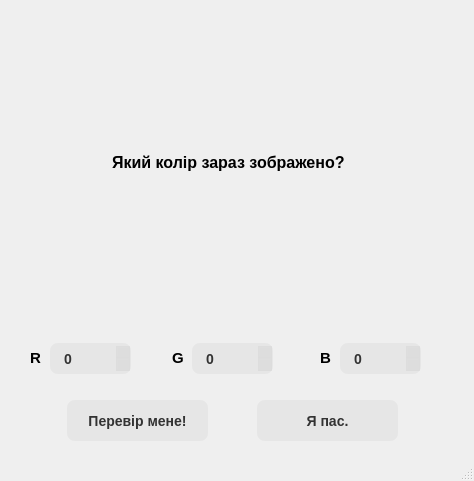
<?xml version="1.0" encoding="UTF-8"?>
<ui version="4.0">
 <class>MainWindow</class>
 <widget class="QMainWindow" name="MainWindow">
  <property name="geometry">
   <rect>
    <x>0</x>
    <y>0</y>
    <width>474</width>
    <height>481</height>
   </rect>
  </property>
  <property name="minimumSize">
   <size>
    <width>474</width>
    <height>481</height>
   </size>
  </property>
  <property name="maximumSize">
   <size>
    <width>474</width>
    <height>481</height>
   </size>
  </property>
  <property name="windowTitle">
   <string>MainWindow</string>
  </property>
  <widget class="QWidget" name="centralwidget">
   <widget class="QLabel" name="label_4">
    <property name="geometry">
     <rect>
      <x>320</x>
      <y>350</y>
      <width>16</width>
      <height>16</height>
     </rect>
    </property>
    <property name="font">
     <font>
      <family>Arial</family>
      <pointsize>11</pointsize>
      <bold>true</bold>
     </font>
    </property>
    <property name="text">
     <string>B</string>
    </property>
   </widget>
   <widget class="QSpinBox" name="spinBox_2">
    <property name="geometry">
     <rect>
      <x>192</x>
      <y>343</y>
      <width>81</width>
      <height>31</height>
     </rect>
    </property>
    <property name="font">
     <font>
      <family>Arial</family>
      <pointsize>-1</pointsize>
      <fontweight>Medium</fontweight>
     </font>
    </property>
    <property name="styleSheet">
     <string notr="true">  background-color: rgba(51, 51, 51, 0.05);
  border-radius: 8px;
  border-width: 0;
  color: #333333;
  cursor: pointer;
  display: inline-block;
  font-size: 14px;
  font-weight: 500;
  line-height: 20px;
  list-style: none;
  margin: 0;
  padding: 10px 12px;
  text-align: center;
  transition: all 200ms;
  vertical-align: baseline;
  white-space: nowrap;
  user-select: none;
  -webkit-user-select: none;
  touch-action: manipulation;
</string>
    </property>
    <property name="maximum">
     <number>255</number>
    </property>
   </widget>
   <widget class="QPushButton" name="pushButton">
    <property name="geometry">
     <rect>
      <x>67</x>
      <y>400</y>
      <width>141</width>
      <height>41</height>
     </rect>
    </property>
    <property name="font">
     <font>
      <family>Arial</family>
      <pointsize>-1</pointsize>
      <bold>true</bold>
     </font>
    </property>
    <property name="styleSheet">
     <string notr="true">  background-color: rgba(51, 51, 51, 0.05);
  border-radius: 8px;
  border-width: 0;
  color: #333333;
  cursor: pointer;
  display: inline-block;
  font-size: 14px;
  line-height: 20px;
  list-style: none;
  margin: 0;
  padding: 10px 12px;
  text-align: center;
  transition: all 200ms;
  vertical-align: baseline;
  white-space: nowrap;
  user-select: none;
  -webkit-user-select: none;
  touch-action: manipulation;
  shadow: 10px;
</string>
    </property>
    <property name="text">
     <string>Перевір мене!</string>
    </property>
   </widget>
   <widget class="QFrame" name="frame">
    <property name="geometry">
     <rect>
      <x>92</x>
      <y>22</y>
      <width>281</width>
      <height>281</height>
     </rect>
    </property>
    <property name="font">
     <font>
      <pointsize>12</pointsize>
     </font>
    </property>
    <property name="styleSheet">
     <string notr="true">border-radius: 30px;</string>
    </property>
    <property name="frameShape">
     <enum>QFrame::StyledPanel</enum>
    </property>
    <property name="frameShadow">
     <enum>QFrame::Raised</enum>
    </property>
    <widget class="QLabel" name="label">
     <property name="geometry">
      <rect>
       <x>20</x>
       <y>130</y>
       <width>241</width>
       <height>20</height>
      </rect>
     </property>
     <property name="font">
      <font>
       <family>Arial</family>
       <pointsize>12</pointsize>
       <bold>true</bold>
      </font>
     </property>
     <property name="text">
      <string>Який колір зараз зображено?</string>
     </property>
    </widget>
   </widget>
   <widget class="QSpinBox" name="spinBox_3">
    <property name="geometry">
     <rect>
      <x>340</x>
      <y>343</y>
      <width>81</width>
      <height>31</height>
     </rect>
    </property>
    <property name="font">
     <font>
      <family>Arial</family>
      <pointsize>-1</pointsize>
      <fontweight>Medium</fontweight>
     </font>
    </property>
    <property name="styleSheet">
     <string notr="true">  background-color: rgba(51, 51, 51, 0.05);
  border-radius: 8px;
  border-width: 0;
  color: #333333;
  cursor: pointer;
  display: inline-block;
  font-size: 14px;
  font-weight: 500;
  line-height: 20px;
  list-style: none;
  margin: 0;
  padding: 10px 12px;
  text-align: center;
  transition: all 200ms;
  vertical-align: baseline;
  white-space: nowrap;
  user-select: none;
  -webkit-user-select: none;
  touch-action: manipulation;
</string>
    </property>
    <property name="maximum">
     <number>255</number>
    </property>
   </widget>
   <widget class="QSpinBox" name="spinBox">
    <property name="geometry">
     <rect>
      <x>50</x>
      <y>343</y>
      <width>81</width>
      <height>31</height>
     </rect>
    </property>
    <property name="font">
     <font>
      <family>Arial</family>
      <pointsize>-1</pointsize>
      <fontweight>Medium</fontweight>
     </font>
    </property>
    <property name="styleSheet">
     <string notr="true">  background-color: rgba(51, 51, 51, 0.05);
  border-radius: 8px;
  border-width: 0;
  color: #333333;
  cursor: pointer;
  display: inline-block;
  font-size: 14px;
  font-weight: 500;
  line-height: 20px;
  list-style: none;
  margin: 0;
  padding: 10px 12px;
  text-align: center;
  transition: all 200ms;
  vertical-align: baseline;
  white-space: nowrap;
  user-select: none;
  -webkit-user-select: none;
  touch-action: manipulation;
</string>
    </property>
    <property name="maximum">
     <number>255</number>
    </property>
   </widget>
   <widget class="QLabel" name="label_3">
    <property name="geometry">
     <rect>
      <x>172</x>
      <y>350</y>
      <width>16</width>
      <height>16</height>
     </rect>
    </property>
    <property name="font">
     <font>
      <pointsize>11</pointsize>
      <bold>true</bold>
     </font>
    </property>
    <property name="text">
     <string>G</string>
    </property>
   </widget>
   <widget class="QLabel" name="label_2">
    <property name="geometry">
     <rect>
      <x>30</x>
      <y>350</y>
      <width>16</width>
      <height>16</height>
     </rect>
    </property>
    <property name="font">
     <font>
      <family>Arial</family>
      <pointsize>11</pointsize>
      <bold>true</bold>
     </font>
    </property>
    <property name="text">
     <string>R</string>
    </property>
   </widget>
   <widget class="QPushButton" name="pushButton_2">
    <property name="geometry">
     <rect>
      <x>257</x>
      <y>400</y>
      <width>141</width>
      <height>41</height>
     </rect>
    </property>
    <property name="font">
     <font>
      <family>Arial</family>
      <pointsize>-1</pointsize>
      <bold>true</bold>
     </font>
    </property>
    <property name="styleSheet">
     <string notr="true">  background-color: rgba(51, 51, 51, 0.05);
  border-radius: 8px;
  border-width: 0;
  color: #333333;
  cursor: pointer;
  display: inline-block;
  font-size: 14px;
  line-height: 20px;
  list-style: none;
  margin: 0;
  padding: 10px 12px;
  text-align: center;
  transition: all 200ms;
  vertical-align: baseline;
  white-space: nowrap;
  user-select: none;
  -webkit-user-select: none;
  touch-action: manipulation;
  shadow: 10px;
</string>
    </property>
    <property name="text">
     <string>Я пас.</string>
    </property>
   </widget>
  </widget>
  <widget class="QStatusBar" name="statusbar"/>
  <widget class="QMenuBar" name="menubar">
   <property name="geometry">
    <rect>
     <x>0</x>
     <y>0</y>
     <width>474</width>
     <height>21</height>
    </rect>
   </property>
  </widget>
 </widget>
 <resources/>
 <connections/>
</ui>
